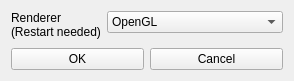
<?xml version="1.0" encoding="UTF-8"?>
<ui version="4.0">
 <class>ChangeRenderer</class>
 <widget class="QWidget" name="ChangeRenderer">
  <property name="geometry">
   <rect>
    <x>0</x>
    <y>0</y>
    <width>294</width>
    <height>81</height>
   </rect>
  </property>
  <property name="sizePolicy">
   <sizepolicy hsizetype="Preferred" vsizetype="Preferred">
    <horstretch>0</horstretch>
    <verstretch>0</verstretch>
   </sizepolicy>
  </property>
  <property name="windowTitle">
   <string>OverlayProc Manager</string>
  </property>
  <property name="locale">
   <locale language="English" country="UnitedStates"/>
  </property>
  <property name="documentMode" stdset="0">
   <bool>false</bool>
  </property>
  <layout class="QVBoxLayout" name="verticalLayout_2">
   <item>
    <layout class="QVBoxLayout" name="verticalLayout">
     <item>
      <layout class="QFormLayout" name="formLayout">
       <item row="0" column="0">
        <widget class="QLabel" name="label_22">
         <property name="text">
          <string>&lt;html&gt;&lt;head/&gt;&lt;body&gt;Renderer&lt;br/&gt;(Restart needed)&lt;/body&gt;&lt;/html&gt;</string>
         </property>
        </widget>
       </item>
       <item row="0" column="1">
        <widget class="QComboBox" name="renderer">
         <property name="currentIndex">
          <number>0</number>
         </property>
         <item>
          <property name="text">
           <string>OpenGL</string>
          </property>
         </item>
         <item>
          <property name="text">
           <string>OpenGLES (DX)</string>
          </property>
         </item>
         <item>
          <property name="text">
           <string>OpenGL (SW)</string>
          </property>
         </item>
        </widget>
       </item>
      </layout>
     </item>
     <item>
      <layout class="QHBoxLayout" name="horizontalLayout">
       <item>
        <widget class="QPushButton" name="buttonOK">
         <property name="text">
          <string>OK</string>
         </property>
        </widget>
       </item>
       <item>
        <widget class="QPushButton" name="buttonCancel">
         <property name="text">
          <string>Cancel</string>
         </property>
        </widget>
       </item>
      </layout>
     </item>
    </layout>
   </item>
  </layout>
 </widget>
 <resources/>
 <connections/>
</ui>
